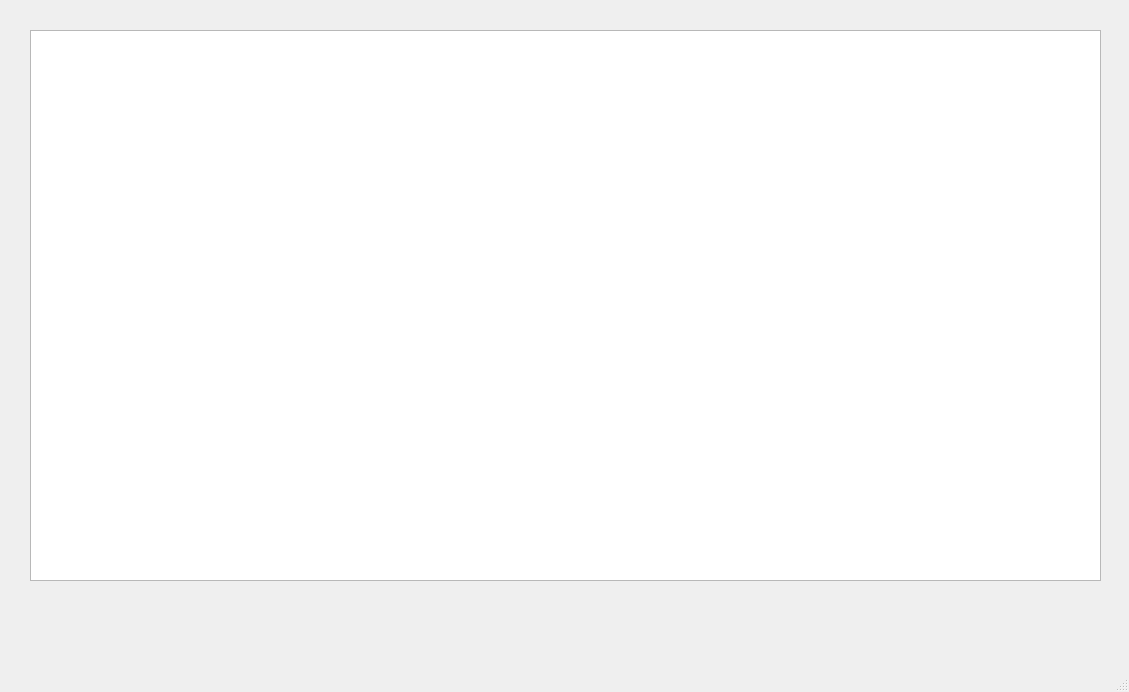
<?xml version="1.0" encoding="UTF-8"?>
<ui version="4.0">
 <class>MainWindow</class>
 <widget class="QMainWindow" name="MainWindow">
  <property name="geometry">
   <rect>
    <x>0</x>
    <y>0</y>
    <width>1129</width>
    <height>692</height>
   </rect>
  </property>
  <property name="windowTitle">
   <string>MiniStatement</string>
  </property>
  <widget class="QWidget" name="centralwidget">
   <widget class="QTableWidget" name="tableWidget">
    <property name="geometry">
     <rect>
      <x>30</x>
      <y>30</y>
      <width>1071</width>
      <height>551</height>
     </rect>
    </property>
   </widget>
  </widget>
  <widget class="QStatusBar" name="statusbar"/>
 </widget>
 <resources/>
 <connections/>
</ui>
